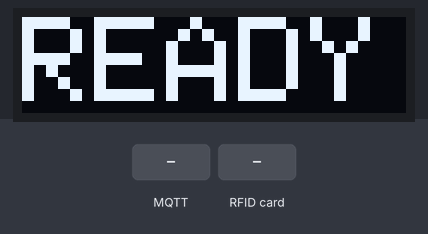
Simulated run of this sketch. Board: Arduino MKR. On the bench: 128×32 one-colour display. Inputs (shaded band) come from the test bench. WiFi joins after 1.5 s; servers stay silent unless stated; no MQTT or app messages arrive unless stated; what the sketch prints to the serial monitor is not drawn.

Above: at 3.7 s.
3.8 s: MQTT message "A" arrives on the first subscribed topic
At 5.2 s:
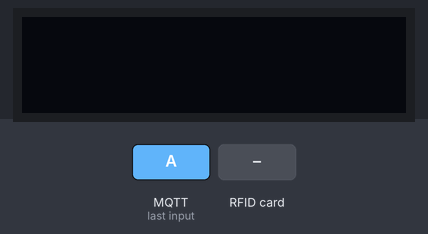
6.3 s: RFID card 5E 7A 19 C4 held to the reader
At 15.5 s:
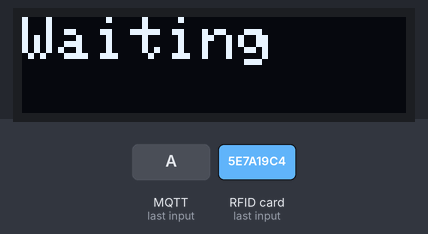
Timing chart, 0 to 16.5 s (numbered marks = the images above; inputs shaded):
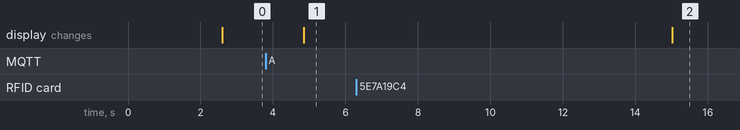

The sketch:

FinalProjectProto.ino
```cpp
#include <WiFi101.h>
#include <PubSubClient.h>
#include "credentials.h"
#include <Wire.h>
#include <Adafruit_GFX.h>
#include <Adafruit_SSD1306.h>
#include <SPI.h>
#include <MFRC522.h>
#include <algorithm>

#define SS_PIN 7
#define RST_PIN 6

MFRC522 mfrc522(SS_PIN, RST_PIN); // Instance of the class

MFRC522::MIFARE_Key key;

// Init array that will store new NUID
byte nuidPICC[4];

// Define MQTT topics
#define TOPIC "uark/csce5013/kaorman/attendance"
#define USERNAME "kaorman"
#define SCREEN_WIDTH 128 // OLED display width,  in pixels
#define SCREEN_HEIGHT 32 // OLED display height, in pixels
#define RED_LED 1
#define GRN_LED 5

// declare an SSD1306 display object connected to I2C
Adafruit_SSD1306 oled(SCREEN_WIDTH, SCREEN_HEIGHT, &Wire, 4);

// Set SSID and network password
char ssid[] = SSID;
char password[] = PASSKEY;

// char studentID;

//Status
int status = WL_IDLE_STATUS;
const char* mqtt_server = "broker.hivemq.com";
int led1_status = 0;

// Initialize PubSubClient
WiFiClient wifiClient;
PubSubClient client(wifiClient);

// Declare global variables and arrays
long lastMsg = 0;
char msg[100];
int attMessageArrived = 0;
char attBuffer[100];
char IDarray[18];
char Namearray[18];
char sendBuffer[100];
int prevTime = 0;
boolean waiting = true;

// Create states of operation
typedef enum mode{START, RECORD, SEND, ERROR} MODE;
// Create topic states
typedef enum topic{noTopic, attTopic} TOPIC_SEL;

// Initialize state to START
MODE curMode = START;

// Initialize topic to attTopic
TOPIC_SEL curTopic = attTopic;

// Function prototypes
void lcdTask(); // Handles lcd display features
void rfidTask(); // Handles rfid reading
void greenOn(); // Green LED ON
void greenOff(); // Green LED OFF
void redOn(); // Red LED ON
void redOff(); // Red LED OFF
void stuID(); // Reads card block buffer to ID char array
void stuName(); // Reads card block buffer to Name char array
void sendTask(); // Posts student info to MQTT
void resetFunct();

void setup() {
  // put your setup code here, to run once:

  // Serial connection set to 115200 BAUD
  Serial.begin(115200);

  SPI.begin(); // Init SPI bus for rfid
  mfrc522.PCD_Init(); // Init MFRC522 card reader

  // Connect to local wifi
  setup_wifi();
  // Initial connection to mqtt server
  client.setServer(mqtt_server, 1883);
  client.setCallback(callback);

  // initialize OLED display with address 0x3C for 128x32
  if (!oled.begin(SSD1306_SWITCHCAPVCC, 0x3C)) {
    Serial.println(F("SSD1306 allocation failed"));
    while (true);
  }
  oled.setTextSize(4); // Draw 2X-scale text
  oled.setTextColor(SSD1306_WHITE);
  oled.setCursor(0, 0);
  oled.clearDisplay();
  oled.println("READY");
  oled.display();

  // Start state in reset state
  curMode = START;
  prevTime = getTime();
}

void screen_clear(){
  oled.setTextSize(2);
  oled.setCursor(0, 0);
  oled.clearDisplay();
  oled.println("Waiting");
  oled.display();
}

void check_time(){
  if(getTime() - prevTime > 10){
    screen_clear();
    prevTime = getTime();
  }
}
void setup_wifi() {
  delay(1000);
  //We start by connecting to a WiFi network
  Serial.println();
  Serial.print("Connecting to ");
  Serial.println(ssid);
  while (status != WL_CONNECTED) {
    status = WiFi.begin(ssid, password);
  }
  Serial.println("");
  Serial.println("WiFi connected");
  Serial.println("IP address: ");
  Serial.println(WiFi.localIP());
}

// Callback handles mqtt monitoring
void callback(char* topic, byte* payload, unsigned int length) {
  // Switch statement to handle what to do when a message is recieved in a current topic
  switch(curTopic) {
    case noTopic:
      Serial.println("Error: message is from an unknown topic.");
      curMode = ERROR;
      return;
    break;
    case attTopic:
      if((char)payload[0] == 'S'){
        //Copy payload into buffer after clearing it
        memset(attBuffer,0,sizeof(attBuffer));
        memcpy(attBuffer,payload,length);
        attMessageArrived = 1;
      }
      if((char)payload[0] == 'A'){
        attMessageArrived = 1;
      }
      else {
        attMessageArrived = 0;
      }
      return;
    break;
  }
}

void reconnect() {
  // Loop until we're reconnected
  while (!client.connected()) {
    Serial.print("Attempting MQTT connection...");
    //Attempt to connect
    if (client.connect(USERNAME)) {
      Serial.println("connected");
      redOff();
      greenOff();
      // Once connected, subscribe to input channels
      client.subscribe(TOPIC);
  } else {
      redOn();
      greenOff();
      Serial.print("failed, rc =");
      Serial.print(client.state());
      Serial.println(" try again in 5 seconds");
      // Wait 5 seconds before retrying
      delay(5000);
    }
  }
}

void loop() {
  // put your main code here, to run repeatedly:
  //screen_clear();
  check_time();
  switch(curMode) {
    case START:
      redOff();
      greenOff();
      oled.clearDisplay();
      // Move to RECORD state
      curMode = RECORD;
    break;
    // Recieving RFID attendance operation
    case RECORD:
      if (!client.connected()) {
        reconnect();
      }
      client.loop();
      rfidTask();
      lcdTask();
    break;
    // Sending data to MQTT
    case SEND:
      if (!client.connected()) {
        reconnect();
      }
      client.loop();
      sendTask();
      lcdTask();
      curMode = RECORD;
    break;
    // Error case
    case ERROR:
      redOn();
      greenOff();
      // Wait 10 secs and reset device
      delay(5000);
      NVIC_SystemReset(); // call reset
    break;
  }
}

void lcdTask() {
  if(attMessageArrived == 1){
    attMessageArrived = 0;
    oled.clearDisplay();
    oled.setTextSize(1); // Draw 2X-scale text
    oled.setTextColor(SSD1306_WHITE);
    oled.setCursor(0, 0);
    greenOn();
    delay(1000);
    greenOff();
    prevTime = getTime();

    for(int i = 0; i < 100; i++){
      oled.print((char)attBuffer[i]);
    }
    oled.display();      // Show initial text
    delay(100);
  }
}

int getTime(){
  int time = 0;
  return time = millis()/1000;
}

void rfidTask(){
  memset(IDarray, 0, sizeof(IDarray));
  memset(Namearray, 0, sizeof(Namearray));
  // Prepare key - all keys are set to FFFFFFFFFFFFh at chip delivery from the factory.
  MFRC522::MIFARE_Key key;
  for (byte i = 0; i < 6; i++) key.keyByte[i] = 0xFF;

  //some variables we need
  byte block;
  byte len;
  MFRC522::StatusCode status;

  // Reset the loop if no new card present on the sensor/reader. This saves the entire process when idle.
  if ( ! mfrc522.PICC_IsNewCardPresent()) {
    return;
  }

  // Select one of the cards
  if ( ! mfrc522.PICC_ReadCardSerial()) {
    return;
  }

  Serial.println(F("**Student Detected:**"));

  //mfrc522.PICC_DumpDetailsToSerial(&(mfrc522.uid)); //dump some details about the card

Serial.print(F("ID: "));

  byte buffer1[18];
  memset(buffer1, 0, sizeof(buffer1));

  block = 4;
  len = 18;

  //------------------------------------------- GET ID
  status = mfrc522.PCD_Authenticate(MFRC522::PICC_CMD_MF_AUTH_KEY_A, 4, &key, &(mfrc522.uid)); //line 834 of MFRC522.cpp file
  if (status != MFRC522::STATUS_OK) {
    Serial.print(F("Authentication failed: "));
    Serial.println(mfrc522.GetStatusCodeName(status));
    // If authentication fails reset device
    curMode = ERROR;
    return;
  }

  status = mfrc522.MIFARE_Read(block, buffer1, &len);
  if (status != MFRC522::STATUS_OK) {
    Serial.print(F("Reading failed: "));
    Serial.println(mfrc522.GetStatusCodeName(status));
    // If reading fails reset device
    curMode = ERROR;
    return;
  }

  //PRINT ID
  for (uint8_t i = 0; i < 16; i++)
  {
    if (buffer1[i] != 32)
    {
      Serial.write(buffer1[i]);
    }
  }
  Serial.print(" ");
  stuID(buffer1, sizeof(buffer1));
  // for(int i = 0; i < strlen(IDarray); i++){
  //   Serial.print(IDarray[i]);
  // }

  //---------------------------------------- GET LAST NAME

  byte buffer2[18];
  memset(buffer2, 0, sizeof(buffer2));
  block = 1;

  status = mfrc522.PCD_Authenticate(MFRC522::PICC_CMD_MF_AUTH_KEY_A, 1, &key, &(mfrc522.uid)); //line 834
  if (status != MFRC522::STATUS_OK) {
    Serial.print(F("Authentication failed: "));
    Serial.println(mfrc522.GetStatusCodeName(status));
    // If authentication fails reset device
    curMode = ERROR;
    return;
  }

  status = mfrc522.MIFARE_Read(block, buffer2, &len);
  if (status != MFRC522::STATUS_OK) {
    Serial.print(F("Reading failed: "));
    Serial.println(mfrc522.GetStatusCodeName(status));
    // If reading fails reset device
    curMode = ERROR;
    return;
  }

  Serial.println();

  Serial.print(F("Last Name: "));

  //PRINT LAST NAME
  for (uint8_t i = 0; i < 16; i++) {
    Serial.write(buffer2[i] );
  }

  stuName(buffer2, sizeof(buffer2));

  delay(1000); //change value if you want to read cards faster

  mfrc522.PICC_HaltA();
  mfrc522.PCD_StopCrypto1();
  Serial.println();
  Serial.println();
  curMode = SEND;
}

void greenOn(){
  digitalWrite(GRN_LED, HIGH);
}

void greenOff(){
  digitalWrite(GRN_LED, LOW);
}

void redOn(){
  digitalWrite(RED_LED, HIGH);
}

void redOff(){
  digitalWrite(RED_LED, LOW);
}

void stuID(byte *buffer, byte bufferSize) {
  for (byte i = 0; i < bufferSize; i++) {
      if(buffer[i] != ' '){
        IDarray[i]=char(buffer[i]);
      }
      else{
        break;
      }
    }
}

void stuName(byte *buffer, byte bufferSize) {
  for (byte i = 0; i < bufferSize; i++) {
      if(buffer[i] != ' '){
        Namearray[i]=char(buffer[i]);
      }
      else{
        break;
      }
    }
}

void sendTask(){
  //String s = String(IDarray);
  //memcpy(sendBuffer, NULL, strlen(sendBuffer));
  memset(sendBuffer, 0, sizeof(sendBuffer));
  *std::remove(IDarray, IDarray+strlen(IDarray), '\n') = '\0';
  *std::remove(Namearray, Namearray+strlen(Namearray), '\n') = '\0';
  strcat(sendBuffer, "Student ID: ");
  strcat(sendBuffer, IDarray);
  strcat(sendBuffer, " Student Name: ");
  strcat(sendBuffer, Namearray);
  *std::remove(sendBuffer, sendBuffer+strlen(sendBuffer), '\n') = '\0';
  Serial.print("Sending attendance record...");
  Serial.println();
  client.publish(TOPIC, sendBuffer);
  //memset(&sendBuffer[0], 0, sizeof(sendBuffer));
}
```

credentials.h
```cpp
#define SSID "";
#define PASSKEY "";
```

Measured:
- after the input at 3.8 s, the display: changes after 1.0 s (image 1)
